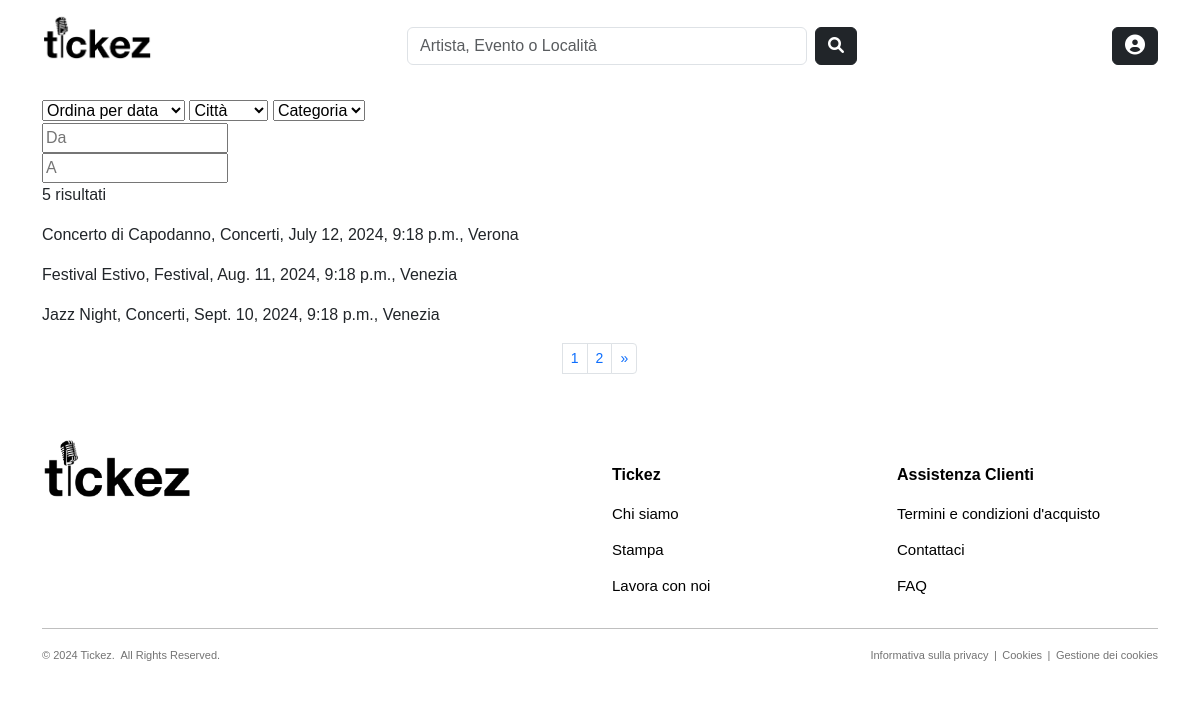
The app's page /products/events/ with its own data.
### products/models.py (models this page shows, shortened)
class Evento(models.Model):
    CATEGORY_CHOICES = [
        ('Concerto', 'Concerto'),
        ('Festival', 'Festival'),
        ('Teatro', 'Teatro')
    ]
    nome = models.CharField(max_length=100, null=False, blank=False)
    slug = models.SlugField(max_length=200, null=False, unique=True, blank=True)
    categoria = models.CharField(max_length=100, choices=CATEGORY_CHOICES, null=False, blank=False)
    descrizione = models.TextField(null=True, blank=True, default='')
    data_ora = models.DateTimeField(null=False, blank=False, default=datetime.now())
    organizzatore = models.ForeignKey(to='users.Organizzatore', on_delete=models.CASCADE, null=False, blank=False, related_name='eventi_organizzati')
    luogo = models.ForeignKey(to='common.Luogo', on_delete=models.CASCADE, null=False, blank=False, related_name='eventi_programmati')
    followers = models.ManyToManyField(to='users.Utente', blank=True, default=None, related_name='eventi_preferiti')
    def get_absolute_url(self):
        return reverse("products:event_details", kwargs={"slug": self.slug, "pk": self.pk})
    class Meta:
        verbose_name_plural = 'Eventi'

### common/models.py (models this page shows, shortened)
class Luogo(models.Model):
    nome = models.CharField(max_length=50, null=False, blank=False)
    slug = models.SlugField(max_length=200, null=False, unique=True, blank=True)
    indirizzo = models.CharField(max_length=255)
    capienza_persone = models.PositiveIntegerField()
    citta = models.CharField(max_length=100)
    stato = models.CharField(max_length=100)
    codice_postale = models.CharField(max_length=30)
    followers = models.ManyToManyField(to='users.Utente', blank=True, default=None, related_name='luoghi_preferiti')
    affittuari = models.ManyToManyField(to='users.Organizzatore', blank=True, default=None, related_name='luoghi_affittati')
    class Meta:
        verbose_name_plural = 'Luoghi'

### products/views.py (the view)
# urls.py: path('events/', views.EventsListView.as_view(), name="events"),
class EventsListView(ListView):
    model = Evento
    template_name = 'products/events.html'
    paginate_by = 3
    def get_queryset(self):
        event_list = super().get_queryset()
        order_by = self.request.GET.get('sort', 'data_ora')
        city = self.request.GET.get('city', '')
        category = self.request.GET.get('category', '')
        from_date = self.request.GET.get('from_date', '')
        until_date = self.request.GET.get('until_date', '')
        event_list = ( self.order_style(event_list, order_by) &
                       self.filter_by_city(event_list, city) &
                       self.filter_by_category(event_list, category) &
                       self.filter_by_date(event_list, from_date, until_date)
        )
        return event_list
    def order_style(self, queryset, order_by):
        if order_by == 'nome':
            return queryset.order_by('nome')
        else:
            return queryset.order_by('data_ora')
    def filter_by_city(self, queryset, city):
        if city:
            return queryset.filter(luogo__citta__icontains=city)
        return queryset
    def filter_by_category(self, queryset, category):
        if category:
            return queryset.filter(categoria=category)
        return queryset
    def filter_by_date(self, queryset, from_date, until_date):
        if from_date:
            queryset = queryset.filter(data_ora__gte=datetime.strptime(from_date, '%d/%m/%Y'))
        if until_date:
            queryset = queryset.filter(data_ora__lte=datetime.strptime(until_date, '%d/%m/%Y'))
        return queryset
    def get_context_data(self, **kwargs):
        context = super().get_context_data(**kwargs)
        context['current_sort'] = self.request.GET.get('sort', 'data_ora')
        context['current_city'] = self.request.GET.get('city', '')
        context['current_category'] = self.request.GET.get('category', '')
        context['cities'] = sorted(Evento.objects.values_list('luogo__citta', flat=True).distinct())
        context['categories'] = sorted(Evento.objects.values_list('categoria', flat=True).distinct())
        context['current_from'] = self.request.GET.get('from_date', '')
        context['current_until'] = self.request.GET.get('until_date', '')
        return context

### products/templates/products/events.html (shortened to what this page needs)
{% extends "base.html" %}
{% block content %}
    <div class="container">
        <form method="GET">
            <select name="sort" id="sort" onchange="this.form.submit()">
                <option value="data_ora" {% if current_sort == 'data_ora' %} selected {% endif %}>Ordina per data</option>
            </select>
            <select name="city" id="city" onchange="this.form.submit()">
                <option value="" selected disabled hidden>Città</option>
            </select>
            <select name="category" id="category" onchange="this.form.submit()">
                <option value="" selected disabled hidden>Categoria</option>
            </select>
            <div>
                <input type="text" placeholder="Da" {% if request.GET.from_date %} value="{{ request.GET.from_date }}" {% endif %} id="from_date" name="from_date" class="datepicker" readonly onchange="this.form.submit()">
            </div>
            <div>
                <input type="text" placeholder="A" {% if request.GET.until_date %} value="{{ request.GET.until_date }}" {% endif %} id="until_date" name="until_date" class="datepicker" readonly onchange="this.form.submit()">
            </div>
        </form>
        <p>{{view.get_queryset.count}} risultati</p>
        {% for e in page_obj %}
            <a href="{{ e.get_absolute_url }}" style="text-decoration: none; color: inherit;">
                <p>{{e.nome}}, {{e.categoria}}, {{e.data_ora}}, {{e.luogo.citta}}</p>
            </a>
        {% endfor %}
        <nav aria-label="Page navigation">
            <ul class="pagination pagination-sm justify-content-center">
              {% for p in paginator.page_range %}
                <li class="page-item {% if request.GET.page|stringformat:"s" == p|stringformat:"s" %} active {% endif %}">
                    <a class="page-link" href="?{% for key, value in request.GET.items %}{% if key != 'page' %}{{ key }}={{ value }}&{% endif %}{% endfor %}page={{ p }}">{{ p }}</a></li>
              {% endfor %}
              <li class="page-item">
                {% if page_obj.has_next %}
                    <a class="page-link" href="?page={{ page_obj.next_page_number }}" aria-label="Next">
                        <span aria-hidden="true">&raquo;</span>
                    </a>
                {% endif %}
              </li>
            </ul>
        </nav>
    </div>
{% endblock %}

### static/css/style.css (style rules this page uses)
body { font-family: 'Helvetica', 'Arial', sans-serif; }

### records on screen
Evento: nome "Concerto di Capodanno", categoria "Concerti", data_ora "July 12, 2024, 9:18 p.m.", luogo.citta "Verona"
Evento: nome "Festival Estivo", categoria "Festival", data_ora "Aug. 11, 2024, 9:18 p.m.", luogo.citta "Venezia"
Evento: nome "Jazz Night", categoria "Concerti", data_ora "Sept. 10, 2024, 9:18 p.m.", luogo.citta "Venezia"

### other values on screen
{{ view.get_queryset.count }} "5"
{{ p }} "1" "2"
